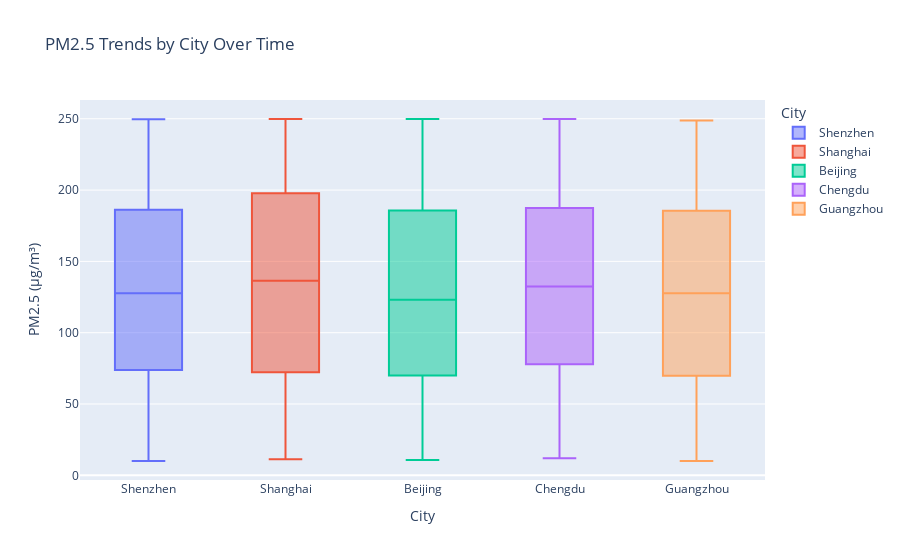

The notebook cell this image was saved under:
### Markdown cell above
There seems to be a lot of variability in the PM2.5 particulate matter concentration year on year. It would be good to understand variability, the median, and the extreme in PM2.5 readings for each city using a box plot.

### City Wise Pollution Comparision

In this section, we'll investigate the distribution of PM2.5 matter across different cities.

### Code cell
# We'll plot box charts to visualize the distribution of PM2.5 concentration by city. Note we could just as easily plot AQI.
fig = px.box(pollution, x = 'City', y = 'PM2.5 (µg/m³)', color='City', title='PM2.5 Trends by City Over Time')
fig.show()

### Figure 1 — Plotly figure (JSON) as saved in the notebook; plotly's stock layout.template omitted (floating-point values rounded to 4 significant figures; data arrays with more than 128 entries replaced by an {"elided": "..."} marker saying what was removed)
{"data": [{"alignmentgroup": "True", "hovertemplate": "City=%{x}<br>PM2.5 (µg/m³)=%{y}<extra></extra>", "legendgroup": "Shenzhen", "marker": {"color": "#636efa"}, "name": "Shenzhen", "notched": false, "offsetgroup": "Shenzhen", "orientation": "v", "showlegend": true, "type": "box", "x": {"elided": "593 str values"}, "x0": " ", "xaxis": "x", "y": {"elided": "593 float values"}, "y0": " ", "yaxis": "y"}, {"alignmentgroup": "True", "hovertemplate": "City=%{x}<br>PM2.5 (µg/m³)=%{y}<extra></extra>", "legendgroup": "Shanghai", "marker": {"color": "#EF553B"}, "name": "Shanghai", "notched": false, "offsetgroup": "Shanghai", "orientation": "v", "showlegend": true, "type": "box", "x": {"elided": "596 str values"}, "x0": " ", "xaxis": "x", "y": {"elided": "596 float values"}, "y0": " ", "yaxis": "y"}, {"alignmentgroup": "True", "hovertemplate": "City=%{x}<br>PM2.5 (µg/m³)=%{y}<extra></extra>", "legendgroup": "Beijing", "marker": {"color": "#00cc96"}, "name": "Beijing", "notched": false, "offsetgroup": "Beijing", "orientation": "v", "showlegend": true, "type": "box", "x": {"elided": "629 str values"}, "x0": " ", "xaxis": "x", "y": {"elided": "629 float values"}, "y0": " ", "yaxis": "y"}, {"alignmentgroup": "True", "hovertemplate": "City=%{x}<br>PM2.5 (µg/m³)=%{y}<extra></extra>", "legendgroup": "Chengdu", "marker": {"color": "#ab63fa"}, "name": "Chengdu", "notched": false, "offsetgroup": "Chengdu", "orientation": "v", "showlegend": true, "type": "box", "x": {"elided": "598 str values"}, "x0": " ", "xaxis": "x", "y": {"elided": "598 float values"}, "y0": " ", "yaxis": "y"}, {"alignmentgroup": "True", "hovertemplate": "City=%{x}<br>PM2.5 (µg/m³)=%{y}<extra></extra>", "legendgroup": "Guangzhou", "marker": {"color": "#FFA15A"}, "name": "Guangzhou", "notched": false, "offsetgroup": "Guangzhou", "orientation": "v", "showlegend": true, "type": "box", "x": {"elided": "584 str values"}, "x0": " ", "xaxis": "x", "y": {"elided": "584 float values"}, "y0": " ", "yaxis": "y"}], "layout": {"boxmode": "overlay", "legend": {"title": {"text": "City"}, "tracegroupgap": 0}, "title": {"text": "PM2.5 Trends by City Over Time"}, "xaxis": {"anchor": "y", "categoryarray": ["Shenzhen", "Shanghai", "Beijing", "Chengdu", "Guangzhou"], "categoryorder": "array", "domain": [0, 1], "title": {"text": "City"}}, "yaxis": {"anchor": "x", "domain": [0, 1], "title": {"text": "PM2.5 (µg/m³)"}}}}
